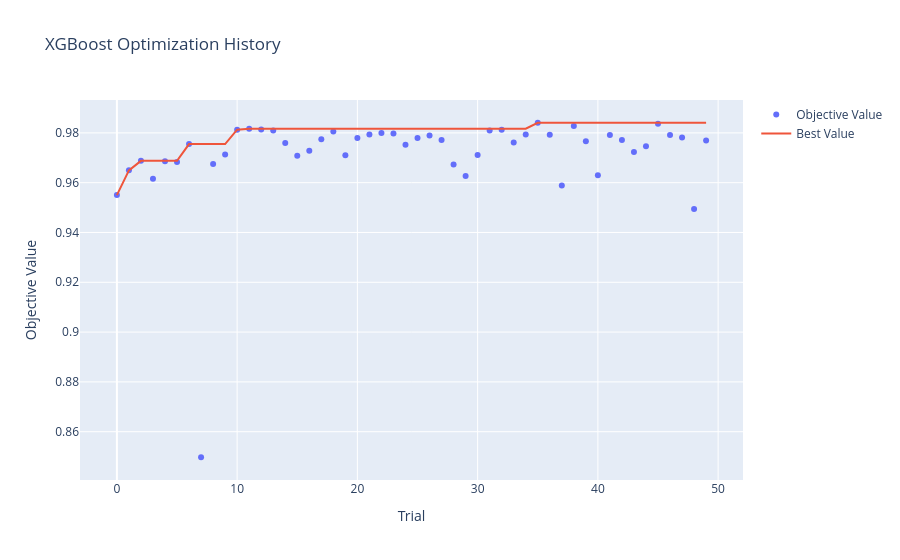
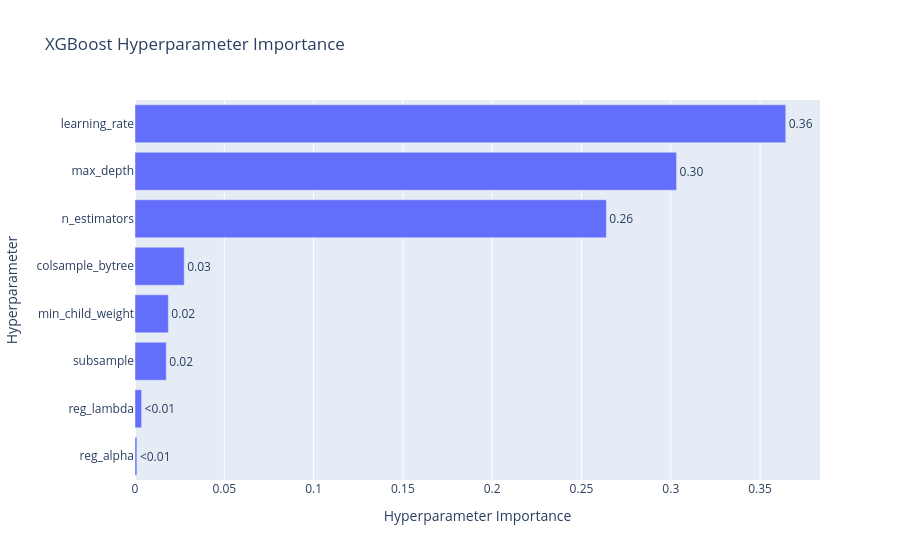

Notebook code cell kept with these figures, in order:
### Code cell
# ── Cell 11 — Optuna Visualization (No Save) ─────────────────────────
from optuna.visualization import (
    plot_optimization_history,
    plot_param_importances,
)

study = xgb_study if best_model_name == "XGBoost" else lgbm_study

# Plot 1 — Optimization History
fig1 = plot_optimization_history(study)
fig1.update_layout(title="XGBoost Optimization History")
fig1.show()

# Plot 2 — Hyperparameter Importance
fig2 = plot_param_importances(study)
fig2.update_layout(title="XGBoost Hyperparameter Importance")
fig2.show()

print("✅ Graphs displayed!")

### Figure 1 — Plotly figure (JSON) as saved in the notebook; plotly's stock layout.template omitted (floating-point values rounded to 4 significant figures)
{"data": [{"mode": "markers", "name": "Objective Value", "type": "scatter", "x": [0, 1, 2, 3, 4, 5, 6, 7, 8, 9, 10, 11, 12, 13, 14, 15, 16, 17, 18, 19, 20, 21, 22, 23, 24, 25, 26, 27, 28, 29, 30, 31, 32, 33, 34, 35, 36, 37, 38, 39, 40, 41, 42, 43, 44, 45, 46, 47, 48, 49], "y": [0.955, 0.9649, 0.9688, 0.9616, 0.9686, 0.9683, 0.9755, 0.8497, 0.9675, 0.9713, 0.9813, 0.9817, 0.9813, 0.981, 0.9759, 0.9708, 0.9729, 0.9774, 0.9805, 0.971, 0.978, 0.9794, 0.98, 0.9798, 0.9753, 0.9779, 0.979, 0.9771, 0.9673, 0.9627, 0.9711, 0.981, 0.9813, 0.9761, 0.9794, 0.9841, 0.9793, 0.9589, 0.9827, 0.9767, 0.963, 0.9792, 0.9771, 0.9723, 0.9746, 0.9836, 0.9791, 0.9781, 0.9495, 0.977]}, {"mode": "lines", "name": "Best Value", "type": "scatter", "x": [0, 1, 2, 3, 4, 5, 6, 7, 8, 9, 10, 11, 12, 13, 14, 15, 16, 17, 18, 19, 20, 21, 22, 23, 24, 25, 26, 27, 28, 29, 30, 31, 32, 33, 34, 35, 36, 37, 38, 39, 40, 41, 42, 43, 44, 45, 46, 47, 48, 49], "y": [0.955, 0.9649, 0.9688, 0.9688, 0.9688, 0.9688, 0.9755, 0.9755, 0.9755, 0.9755, 0.9813, 0.9817, 0.9817, 0.9817, 0.9817, 0.9817, 0.9817, 0.9817, 0.9817, 0.9817, 0.9817, 0.9817, 0.9817, 0.9817, 0.9817, 0.9817, 0.9817, 0.9817, 0.9817, 0.9817, 0.9817, 0.9817, 0.9817, 0.9817, 0.9817, 0.9841, 0.9841, 0.9841, 0.9841, 0.9841, 0.9841, 0.9841, 0.9841, 0.9841, 0.9841, 0.9841, 0.9841, 0.9841, 0.9841, 0.9841]}, {"marker": {"color": "#cccccc"}, "mode": "markers", "name": "Infeasible Trial", "showlegend": false, "type": "scatter", "x": [], "y": []}], "layout": {"title": {"text": "XGBoost Optimization History"}, "xaxis": {"title": {"text": "Trial"}}, "yaxis": {"title": {"text": "Objective Value"}}}}

### Figure 2 — Plotly figure (JSON) as saved in the notebook; plotly's stock layout.template omitted (floating-point values rounded to 4 significant figures)
{"data": [{"cliponaxis": false, "hovertemplate": ["reg_alpha (FloatDistribution): 0.0010500623173602208<extra></extra>", "reg_lambda (FloatDistribution): 0.0036795075753536465<extra></extra>", "subsample (FloatDistribution): 0.017531778539085996<extra></extra>", "min_child_weight (IntDistribution): 0.018668349697507913<extra></extra>", "colsample_bytree (FloatDistribution): 0.027547686067951663<extra></extra>", "n_estimators (IntDistribution): 0.26392384725002316<extra></extra>", "max_depth (IntDistribution): 0.30323211157387736<extra></extra>", "learning_rate (FloatDistribution): 0.3643666569788401<extra></extra>"], "name": "Objective Value", "orientation": "h", "text": ["<0.01", "<0.01", "0.02", "0.02", "0.03", "0.26", "0.30", "0.36"], "textposition": "outside", "type": "bar", "x": [0.00105, 0.00368, 0.01753, 0.01867, 0.02755, 0.2639, 0.3032, 0.3644], "y": ["reg_alpha", "reg_lambda", "subsample", "min_child_weight", "colsample_bytree", "n_estimators", "max_depth", "learning_rate"]}], "layout": {"title": {"text": "XGBoost Hyperparameter Importance"}, "xaxis": {"title": {"text": "Hyperparameter Importance"}}, "yaxis": {"title": {"text": "Hyperparameter"}}}}
